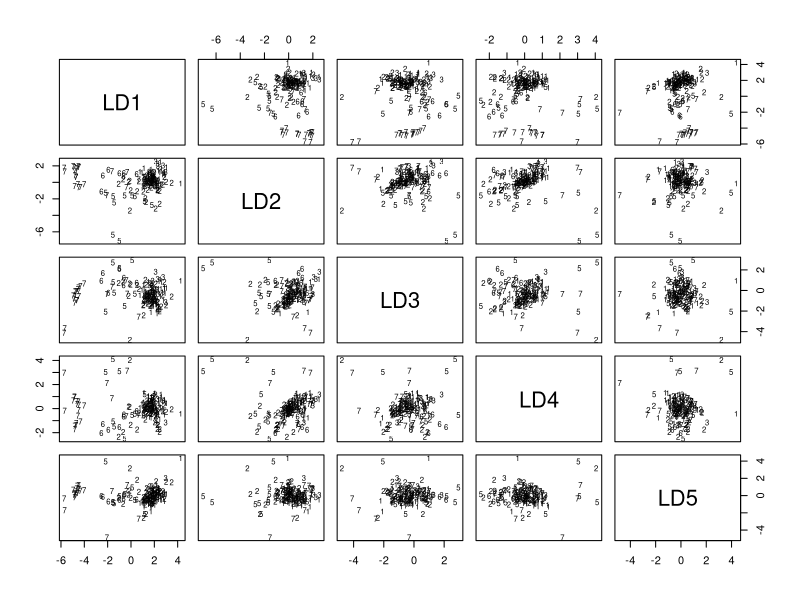
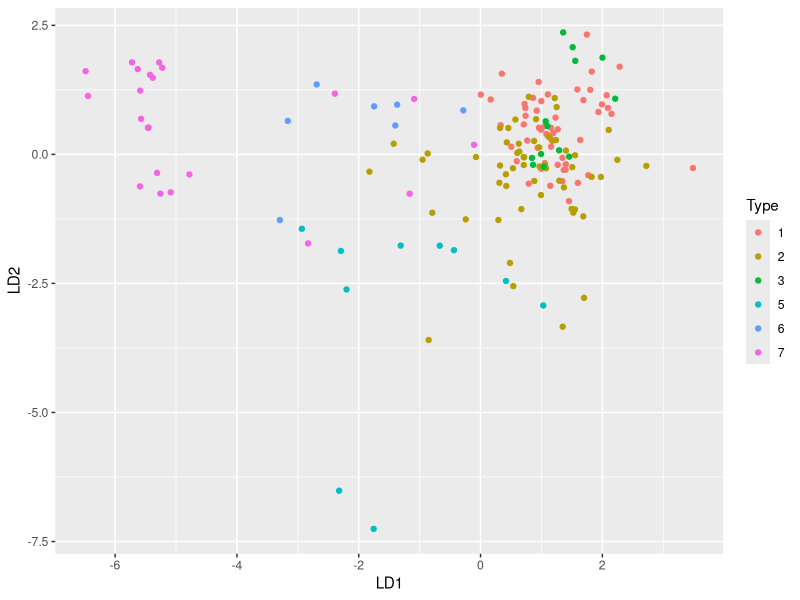
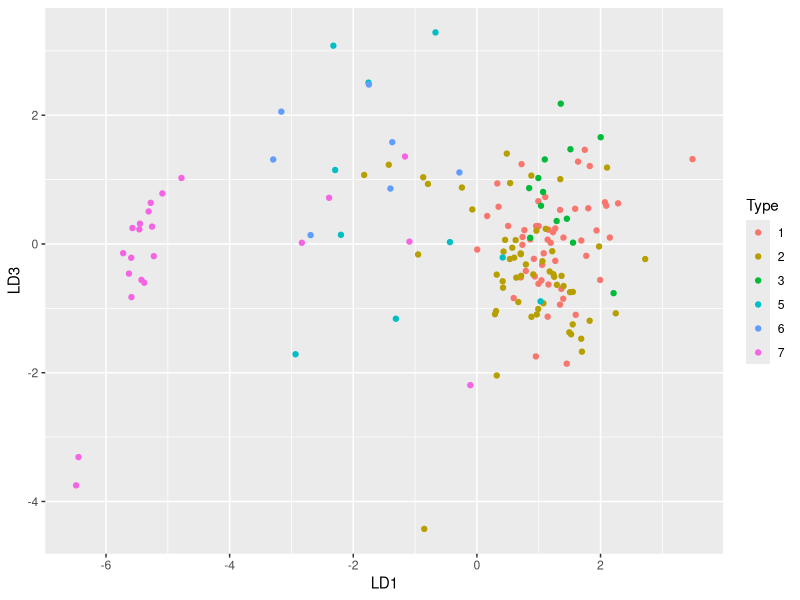
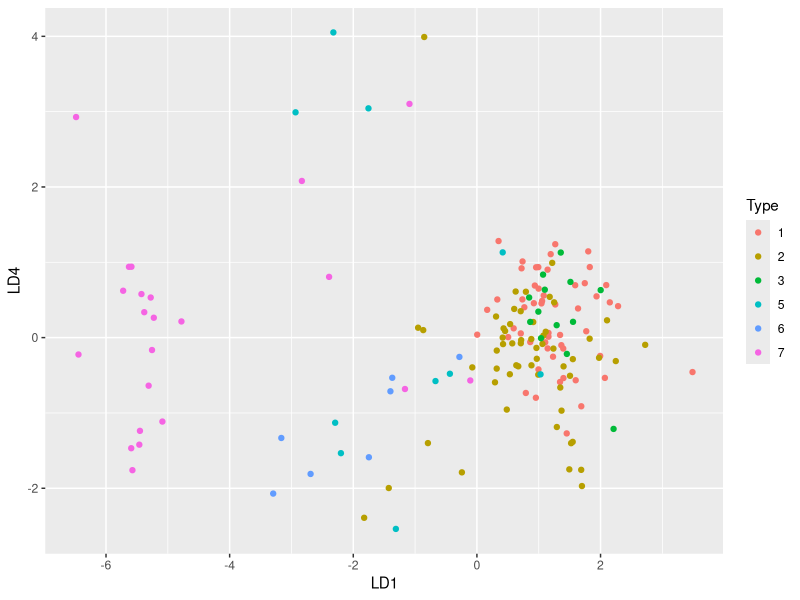
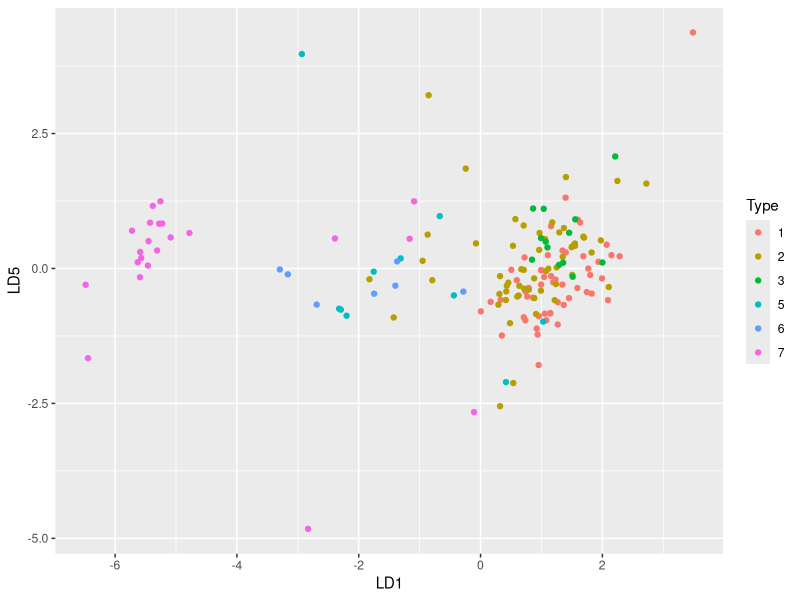

Write the R code that produced these figures, in order. (Note: this script raises an error after producing the figures.)
rm(list=ls()) 
library(MASS)
library(mlbench)
library(caret)
library(dplyr)
library(ggplot2)

#Model 1
data(Glass)
set.seed(123)
str(Glass)
glass.lda<-lda(Type~., data=Glass)
glass.lda
divideData<- Glass$Type %>% createDataPartition(p=0.75, list = FALSE)
train<-Glass[divideData,]
test<-Glass[-divideData,]
preprocessing<-train %>% preProcess(method = c("center", "scale"))
#preprocessing isn't always necessary, but it never hurts
#allows you to compare on the same unit or level.  Like a z score
traintransformed<-preprocessing %>% predict(train)
testtransformed<-preprocessing %>% predict(test)
model<-lda(Type~., data = traintransformed)
model
plot(model)
ldaforgraph<-cbind(traintransformed, predict(model)$x)
ggplot(ldaforgraph, aes(LD1, LD2))+geom_point(aes(color=Type))
ggplot(ldaforgraph, aes(LD1, LD3))+geom_point(aes(color=Type))
ggplot(ldaforgraph, aes(LD1, LD4))+geom_point(aes(color=Type))
ggplot(ldaforgraph, aes(LD1, LD5))+geom_point(aes(color=Type))

#ggplot(ldaforgraph, aes(LD2, LD3))+geom_point(aes(color=Type))
#ggplot(ldaforgraph, aes(LD2, LD4))+geom_point(aes(color=Type))
#ggplot(ldaforgraph, aes(LD2, LD5))+geom_point(aes(color=Type))
#ggplot(ldaforgraph, aes(LD3, LD4))+geom_point(aes(color=Type))
#ggplot(ldaforgraph, aes(LD3, LD5))+geom_point(aes(color=Type))
#ggplot(ldaforgraph, aes(LD4, LD5))+geom_point(aes(color=Type))

prediction<- model %>% predict(testtransformed)
mean(prediction$class == testtransformed$Type) 
#accuracy rate is 57.69%
mean(prediction$class != testtransformed$Type) 
#error rate is 42.31%
table(prediction$class, testtransformed$Type)
#there are 22 misclassifications in the table

#Model2
summary(traintransformed)
str(traintransformed)
qdaModel<-qda(Type~., data=traintransformed)
#Cannot be calculated.
#The data set is incompatible to run a qda, there is not enough data to fit a quadratic model.
#In the traintransformed data, one of the groups is too small. In the type column, it also lacks Type 4.
